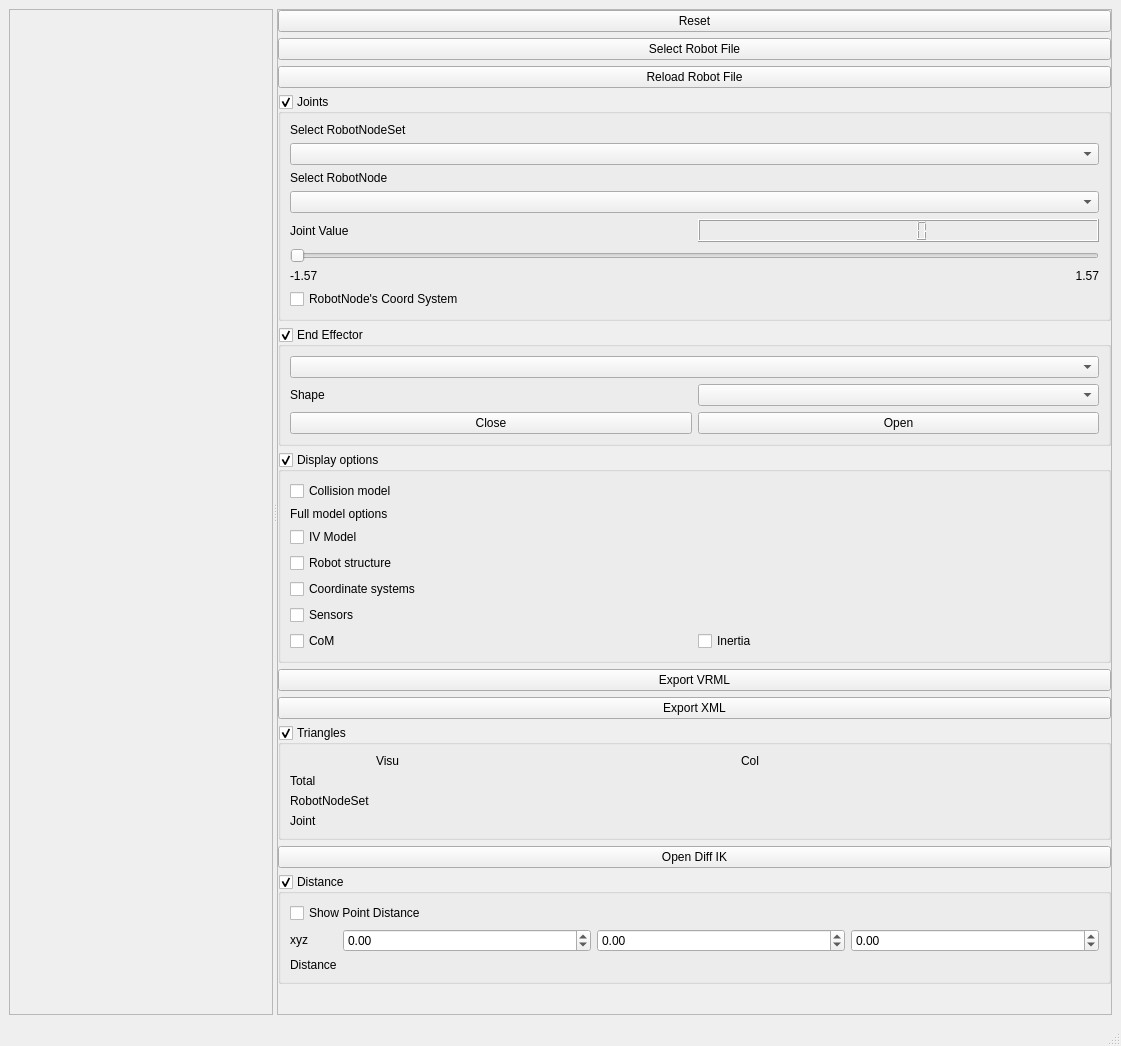
<?xml version="1.0" encoding="UTF-8"?>
<ui version="4.0">
 <class>MainWindowShowRobot</class>
 <widget class="QMainWindow" name="MainWindowShowRobot">
  <property name="geometry">
   <rect>
    <x>0</x>
    <y>0</y>
    <width>1121</width>
    <height>1046</height>
   </rect>
  </property>
  <property name="windowTitle">
   <string>Simox - VirtualRobot - Show Robot</string>
  </property>
  <widget class="QWidget" name="centralwidget">
   <layout class="QGridLayout" name="gridLayout">
    <item row="0" column="0">
     <widget class="QSplitter" name="splitter">
      <property name="orientation">
       <enum>Qt::Horizontal</enum>
      </property>
      <widget class="QFrame" name="frameViewer">
       <property name="sizePolicy">
        <sizepolicy hsizetype="Expanding" vsizetype="Preferred">
         <horstretch>0</horstretch>
         <verstretch>0</verstretch>
        </sizepolicy>
       </property>
       <property name="frameShape">
        <enum>QFrame::StyledPanel</enum>
       </property>
       <property name="frameShadow">
        <enum>QFrame::Raised</enum>
       </property>
      </widget>
      <widget class="QScrollArea" name="scrollArea">
       <property name="sizePolicy">
        <sizepolicy hsizetype="Preferred" vsizetype="Expanding">
         <horstretch>0</horstretch>
         <verstretch>0</verstretch>
        </sizepolicy>
       </property>
       <property name="widgetResizable">
        <bool>true</bool>
       </property>
       <widget class="QWidget" name="scrollAreaWidgetContents">
        <property name="geometry">
         <rect>
          <x>0</x>
          <y>0</y>
          <width>841</width>
          <height>1092</height>
         </rect>
        </property>
        <layout class="QVBoxLayout" name="verticalLayout_3">
         <property name="leftMargin">
          <number>0</number>
         </property>
         <property name="topMargin">
          <number>0</number>
         </property>
         <property name="rightMargin">
          <number>0</number>
         </property>
         <property name="bottomMargin">
          <number>10</number>
         </property>
         <item>
          <widget class="QPushButton" name="pushButtonReset">
           <property name="text">
            <string>Reset</string>
           </property>
          </widget>
         </item>
         <item>
          <widget class="QPushButton" name="pushButtonLoad">
           <property name="text">
            <string>Select Robot File</string>
           </property>
          </widget>
         </item>
         <item>
          <widget class="QPushButton" name="pushButtonReLoad">
           <property name="text">
            <string>Reload Robot File</string>
           </property>
          </widget>
         </item>
         <item>
          <widget class="QGroupBox" name="groupBoxJoints">
           <property name="title">
            <string>Joints</string>
           </property>
           <property name="flat">
            <bool>false</bool>
           </property>
           <property name="checkable">
            <bool>true</bool>
           </property>
           <layout class="QGridLayout" name="gridLayout_3">
            <property name="leftMargin">
             <number>0</number>
            </property>
            <property name="topMargin">
             <number>0</number>
            </property>
            <property name="rightMargin">
             <number>0</number>
            </property>
            <property name="bottomMargin">
             <number>0</number>
            </property>
            <property name="spacing">
             <number>0</number>
            </property>
            <item row="0" column="0" colspan="2">
             <widget class="QWidget" name="widget_2" native="true">
              <layout class="QGridLayout" name="gridLayout_6">
               <item row="5" column="0" colspan="2">
                <widget class="QSlider" name="horizontalSliderPos">
                 <property name="maximum">
                  <number>1000</number>
                 </property>
                 <property name="pageStep">
                  <number>50</number>
                 </property>
                 <property name="orientation">
                  <enum>Qt::Horizontal</enum>
                 </property>
                </widget>
               </item>
               <item row="4" column="0">
                <widget class="QLabel" name="label_2">
                 <property name="text">
                  <string>Joint Value</string>
                 </property>
                </widget>
               </item>
               <item row="6" column="0">
                <widget class="QLabel" name="labelMinPos">
                 <property name="text">
                  <string>-1.57</string>
                 </property>
                </widget>
               </item>
               <item row="6" column="1">
                <widget class="QLabel" name="labelMaxPos">
                 <property name="layoutDirection">
                  <enum>Qt::RightToLeft</enum>
                 </property>
                 <property name="text">
                  <string>1.57</string>
                 </property>
                 <property name="alignment">
                  <set>Qt::AlignRight|Qt::AlignTrailing|Qt::AlignVCenter</set>
                 </property>
                </widget>
               </item>
               <item row="1" column="0" colspan="2">
                <widget class="QComboBox" name="comboBoxRobotNodeSet"/>
               </item>
               <item row="2" column="0" colspan="2">
                <widget class="QLabel" name="label_4">
                 <property name="text">
                  <string>Select RobotNode</string>
                 </property>
                </widget>
               </item>
               <item row="4" column="1">
                <widget class="QLCDNumber" name="lcdNumberJointValue">
                 <property name="smallDecimalPoint">
                  <bool>true</bool>
                 </property>
                 <property name="digitCount">
                  <number>5</number>
                 </property>
                 <property name="value" stdset="0">
                  <double>0.000000000000000</double>
                 </property>
                </widget>
               </item>
               <item row="0" column="0" colspan="2">
                <widget class="QLabel" name="label_3">
                 <property name="text">
                  <string>Select RobotNodeSet</string>
                 </property>
                </widget>
               </item>
               <item row="7" column="0" colspan="2">
                <widget class="QCheckBox" name="checkBoxShowCoordSystem">
                 <property name="text">
                  <string>RobotNode's Coord System</string>
                 </property>
                </widget>
               </item>
               <item row="3" column="0" colspan="2">
                <widget class="QComboBox" name="comboBoxJoint"/>
               </item>
              </layout>
             </widget>
            </item>
           </layout>
          </widget>
         </item>
         <item>
          <widget class="QGroupBox" name="groupBoxEEF">
           <property name="title">
            <string>End Effector</string>
           </property>
           <property name="checkable">
            <bool>true</bool>
           </property>
           <layout class="QGridLayout" name="gridLayout_4">
            <property name="leftMargin">
             <number>0</number>
            </property>
            <property name="topMargin">
             <number>0</number>
            </property>
            <property name="rightMargin">
             <number>0</number>
            </property>
            <property name="bottomMargin">
             <number>0</number>
            </property>
            <property name="horizontalSpacing">
             <number>0</number>
            </property>
            <property name="verticalSpacing">
             <number>3</number>
            </property>
            <item row="0" column="0" colspan="3">
             <widget class="QWidget" name="widget_3" native="true">
              <layout class="QGridLayout" name="gridLayout_7">
               <item row="0" column="0" colspan="2">
                <widget class="QComboBox" name="comboBoxEndEffector"/>
               </item>
               <item row="1" column="0">
                <widget class="QLabel" name="label_5">
                 <property name="text">
                  <string>Shape</string>
                 </property>
                </widget>
               </item>
               <item row="1" column="1">
                <widget class="QComboBox" name="comboBoxEndEffectorPS"/>
               </item>
               <item row="2" column="0">
                <widget class="QPushButton" name="pushButtonClose">
                 <property name="text">
                  <string>Close</string>
                 </property>
                </widget>
               </item>
               <item row="2" column="1">
                <widget class="QPushButton" name="pushButtonOpen">
                 <property name="text">
                  <string>Open</string>
                 </property>
                </widget>
               </item>
              </layout>
             </widget>
            </item>
           </layout>
          </widget>
         </item>
         <item>
          <widget class="QGroupBox" name="groupBoxDisplayOpt">
           <property name="title">
            <string>Display options</string>
           </property>
           <property name="checkable">
            <bool>true</bool>
           </property>
           <layout class="QGridLayout" name="gridLayout_2">
            <property name="leftMargin">
             <number>0</number>
            </property>
            <property name="topMargin">
             <number>0</number>
            </property>
            <property name="rightMargin">
             <number>0</number>
            </property>
            <property name="bottomMargin">
             <number>0</number>
            </property>
            <property name="spacing">
             <number>0</number>
            </property>
            <item row="0" column="0" colspan="2">
             <widget class="QWidget" name="widget" native="true">
              <layout class="QGridLayout" name="gridLayout_5">
               <item row="6" column="0">
                <widget class="QCheckBox" name="checkBoxPhysicsCoM">
                 <property name="text">
                  <string>CoM</string>
                 </property>
                </widget>
               </item>
               <item row="6" column="1">
                <widget class="QCheckBox" name="checkBoxPhysicsInertia">
                 <property name="text">
                  <string>Inertia</string>
                 </property>
                </widget>
               </item>
               <item row="4" column="0" colspan="2">
                <widget class="QCheckBox" name="checkBoxRobotCoordSystems">
                 <property name="text">
                  <string>Coordinate systems</string>
                 </property>
                </widget>
               </item>
               <item row="5" column="0" colspan="2">
                <widget class="QCheckBox" name="checkBoxRobotSensors">
                 <property name="text">
                  <string>Sensors</string>
                 </property>
                </widget>
               </item>
               <item row="3" column="0" colspan="2">
                <widget class="QCheckBox" name="checkBoxStructure">
                 <property name="text">
                  <string>Robot structure</string>
                 </property>
                </widget>
               </item>
               <item row="2" column="0" colspan="2">
                <widget class="QCheckBox" name="checkBoxFullModel">
                 <property name="text">
                  <string>IV Model</string>
                 </property>
                </widget>
               </item>
               <item row="1" column="0" colspan="2">
                <widget class="QLabel" name="label">
                 <property name="text">
                  <string>Full model options</string>
                 </property>
                </widget>
               </item>
               <item row="0" column="0" colspan="2">
                <widget class="QCheckBox" name="checkBoxColModel">
                 <property name="text">
                  <string>Collision model</string>
                 </property>
                </widget>
               </item>
              </layout>
             </widget>
            </item>
           </layout>
          </widget>
         </item>
         <item>
          <widget class="QPushButton" name="ExportVRML20">
           <property name="toolTip">
            <string>Export to single VRML file</string>
           </property>
           <property name="text">
            <string>Export VRML</string>
           </property>
          </widget>
         </item>
         <item>
          <widget class="QPushButton" name="ExportXML">
           <property name="toolTip">
            <string>Export to simox XML format</string>
           </property>
           <property name="text">
            <string>Export XML</string>
           </property>
          </widget>
         </item>
         <item>
          <widget class="QGroupBox" name="groupBoxTriangles">
           <property name="title">
            <string>Triangles</string>
           </property>
           <property name="checkable">
            <bool>true</bool>
           </property>
           <layout class="QVBoxLayout" name="verticalLayout">
            <property name="spacing">
             <number>3</number>
            </property>
            <property name="leftMargin">
             <number>0</number>
            </property>
            <property name="topMargin">
             <number>0</number>
            </property>
            <property name="rightMargin">
             <number>0</number>
            </property>
            <property name="bottomMargin">
             <number>0</number>
            </property>
            <item>
             <widget class="QWidget" name="widget_4" native="true">
              <layout class="QGridLayout" name="gridLayout_8">
               <item row="1" column="0">
                <widget class="QLabel" name="label_7">
                 <property name="sizePolicy">
                  <sizepolicy hsizetype="Fixed" vsizetype="Preferred">
                   <horstretch>0</horstretch>
                   <verstretch>0</verstretch>
                  </sizepolicy>
                 </property>
                 <property name="text">
                  <string>Total</string>
                 </property>
                </widget>
               </item>
               <item row="2" column="2">
                <widget class="QLabel" name="labelTriColRNS">
                 <property name="text">
                  <string/>
                 </property>
                </widget>
               </item>
               <item row="2" column="1">
                <widget class="QLabel" name="labelTriVisuRNS">
                 <property name="text">
                  <string/>
                 </property>
                </widget>
               </item>
               <item row="1" column="1">
                <widget class="QLabel" name="labelTriVisuTotal">
                 <property name="text">
                  <string/>
                 </property>
                </widget>
               </item>
               <item row="3" column="2">
                <widget class="QLabel" name="labelTriColJoint">
                 <property name="text">
                  <string/>
                 </property>
                </widget>
               </item>
               <item row="3" column="0">
                <widget class="QLabel" name="label_9">
                 <property name="text">
                  <string>Joint</string>
                 </property>
                </widget>
               </item>
               <item row="1" column="2">
                <widget class="QLabel" name="labelTriColTotal">
                 <property name="text">
                  <string/>
                 </property>
                </widget>
               </item>
               <item row="3" column="1">
                <widget class="QLabel" name="labelTriVisuJoint">
                 <property name="text">
                  <string/>
                 </property>
                </widget>
               </item>
               <item row="2" column="0">
                <widget class="QLabel" name="label_10">
                 <property name="text">
                  <string>RobotNodeSet</string>
                 </property>
                </widget>
               </item>
               <item row="0" column="1">
                <widget class="QLabel" name="label_14">
                 <property name="text">
                  <string>Visu</string>
                 </property>
                </widget>
               </item>
               <item row="0" column="2">
                <widget class="QLabel" name="label_15">
                 <property name="text">
                  <string>Col</string>
                 </property>
                </widget>
               </item>
              </layout>
             </widget>
            </item>
           </layout>
          </widget>
         </item>
         <item>
          <widget class="QPushButton" name="openDiffIKButton">
           <property name="text">
            <string>Open Diff IK</string>
           </property>
          </widget>
         </item>
         <item>
          <widget class="QGroupBox" name="groupBoxDistance">
           <property name="title">
            <string>Distance</string>
           </property>
           <property name="checkable">
            <bool>true</bool>
           </property>
           <layout class="QGridLayout" name="gridLayout_9">
            <property name="leftMargin">
             <number>0</number>
            </property>
            <property name="topMargin">
             <number>0</number>
            </property>
            <property name="rightMargin">
             <number>0</number>
            </property>
            <property name="bottomMargin">
             <number>0</number>
            </property>
            <property name="spacing">
             <number>0</number>
            </property>
            <item row="1" column="0">
             <widget class="QWidget" name="widget_5" native="true">
              <layout class="QGridLayout" name="gridLayout_10">
               <item row="2" column="0">
                <widget class="QLabel" name="label_8">
                 <property name="text">
                  <string>Distance</string>
                 </property>
                </widget>
               </item>
               <item row="1" column="3">
                <widget class="QDoubleSpinBox" name="doubleSpinBoxDistancePtZ">
                 <property name="minimum">
                  <double>-2000.000000000000000</double>
                 </property>
                 <property name="maximum">
                  <double>2000.000000000000000</double>
                 </property>
                </widget>
               </item>
               <item row="0" column="0" colspan="4">
                <widget class="QCheckBox" name="checkBoxDistToPtEnabled">
                 <property name="text">
                  <string>Show Point Distance</string>
                 </property>
                </widget>
               </item>
               <item row="1" column="1">
                <widget class="QDoubleSpinBox" name="doubleSpinBoxDistancePtX">
                 <property name="minimum">
                  <double>-2000.000000000000000</double>
                 </property>
                 <property name="maximum">
                  <double>2000.000000000000000</double>
                 </property>
                </widget>
               </item>
               <item row="1" column="0">
                <widget class="QLabel" name="label_6">
                 <property name="sizePolicy">
                  <sizepolicy hsizetype="Fixed" vsizetype="Fixed">
                   <horstretch>0</horstretch>
                   <verstretch>0</verstretch>
                  </sizepolicy>
                 </property>
                 <property name="text">
                  <string>xyz</string>
                 </property>
                </widget>
               </item>
               <item row="2" column="1" colspan="3">
                <widget class="QLabel" name="labelDistancePtDist">
                 <property name="text">
                  <string/>
                 </property>
                </widget>
               </item>
               <item row="1" column="2">
                <widget class="QDoubleSpinBox" name="doubleSpinBoxDistancePtY">
                 <property name="minimum">
                  <double>-2000.000000000000000</double>
                 </property>
                 <property name="maximum">
                  <double>2000.000000000000000</double>
                 </property>
                </widget>
               </item>
              </layout>
             </widget>
            </item>
           </layout>
          </widget>
         </item>
         <item>
          <spacer name="verticalSpacer">
           <property name="orientation">
            <enum>Qt::Vertical</enum>
           </property>
           <property name="sizeHint" stdset="0">
            <size>
             <width>20</width>
             <height>40</height>
            </size>
           </property>
          </spacer>
         </item>
        </layout>
       </widget>
      </widget>
     </widget>
    </item>
   </layout>
  </widget>
  <widget class="QMenuBar" name="menubar">
   <property name="geometry">
    <rect>
     <x>0</x>
     <y>0</y>
     <width>1121</width>
     <height>22</height>
    </rect>
   </property>
  </widget>
  <widget class="QStatusBar" name="statusbar"/>
 </widget>
 <resources/>
 <connections>
  <connection>
   <sender>groupBoxDisplayOpt</sender>
   <signal>toggled(bool)</signal>
   <receiver>widget</receiver>
   <slot>setVisible(bool)</slot>
   <hints>
    <hint type="sourcelabel">
     <x>658</x>
     <y>524</y>
    </hint>
    <hint type="destinationlabel">
     <x>984</x>
     <y>539</y>
    </hint>
   </hints>
  </connection>
  <connection>
   <sender>groupBoxJoints</sender>
   <signal>toggled(bool)</signal>
   <receiver>widget_2</receiver>
   <slot>setVisible(bool)</slot>
   <hints>
    <hint type="sourcelabel">
     <x>668</x>
     <y>136</y>
    </hint>
    <hint type="destinationlabel">
     <x>691</x>
     <y>153</y>
    </hint>
   </hints>
  </connection>
  <connection>
   <sender>groupBoxEEF</sender>
   <signal>toggled(bool)</signal>
   <receiver>widget_3</receiver>
   <slot>setVisible(bool)</slot>
   <hints>
    <hint type="sourcelabel">
     <x>677</x>
     <y>386</y>
    </hint>
    <hint type="destinationlabel">
     <x>697</x>
     <y>404</y>
    </hint>
   </hints>
  </connection>
  <connection>
   <sender>groupBoxTriangles</sender>
   <signal>toggled(bool)</signal>
   <receiver>widget_4</receiver>
   <slot>setVisible(bool)</slot>
   <hints>
    <hint type="sourcelabel">
     <x>661</x>
     <y>817</y>
    </hint>
    <hint type="destinationlabel">
     <x>671</x>
     <y>837</y>
    </hint>
   </hints>
  </connection>
  <connection>
   <sender>groupBoxDistance</sender>
   <signal>toggled(bool)</signal>
   <receiver>widget_5</receiver>
   <slot>setVisible(bool)</slot>
   <hints>
    <hint type="sourcelabel">
     <x>612</x>
     <y>929</y>
    </hint>
    <hint type="destinationlabel">
     <x>651</x>
     <y>960</y>
    </hint>
   </hints>
  </connection>
 </connections>
</ui>
